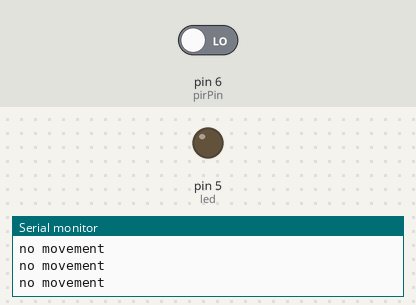
The sketch below on a simulated Arduino Uno, built with avr-gcc and run on an emulated ATmega328P. Shown: output pins drawn as LEDs (lit = HIGH), the last lines printed to the serial monitor. The test bench sets the inputs (shaded band); at power-on: pin 6 (pirPin) LOW.

Above: at 2.8 s.
2.9 s: pin 6 (pirPin) driven HIGH
At 4.2 s:
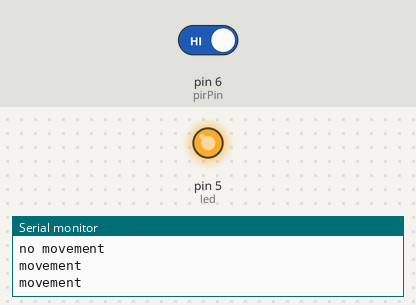
4.5 s: pin 6 (pirPin) driven LOW
At 5.7 s:
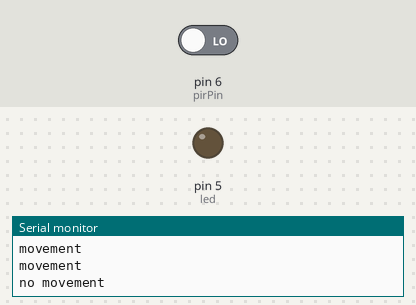
Timing chart, 0 to 7.5 s (numbered marks = the images above; inputs shaded):
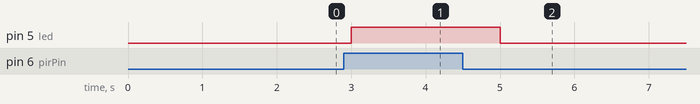

The sketch:

termdat.ino
```cpp
int led = 5 ;// назначение пина для светодиода
int pirPin = 6; // назначение пина для мини ИК датчика
int value ;// переменная для хранения положения датчика
void setup ()
{
  Serial.begin(9600);
  pinMode (led, OUTPUT) ;// пин светодиода работает как выход
  pinMode (pirPin, INPUT) ; // пин датчика работает как вход
}
void loop ()
{
  value = digitalRead (pirPin) ;// чтение значения с датчика
  if (value == HIGH) // когда с ИК сенсора появляется высокий уровень, светодиод загорается
  {
    digitalWrite (led, HIGH);
    Serial.println("movement");
  }
  else
  {
    digitalWrite (led, LOW);
    Serial.println("no movement");
  }
  delay(1000);
}
```

Measured:
- after the input at 2.9 s, pin 5 (led): LOW → HIGH after 0.10 s
- after the input at 4.5 s, pin 5 (led): HIGH → LOW after 0.50 s
